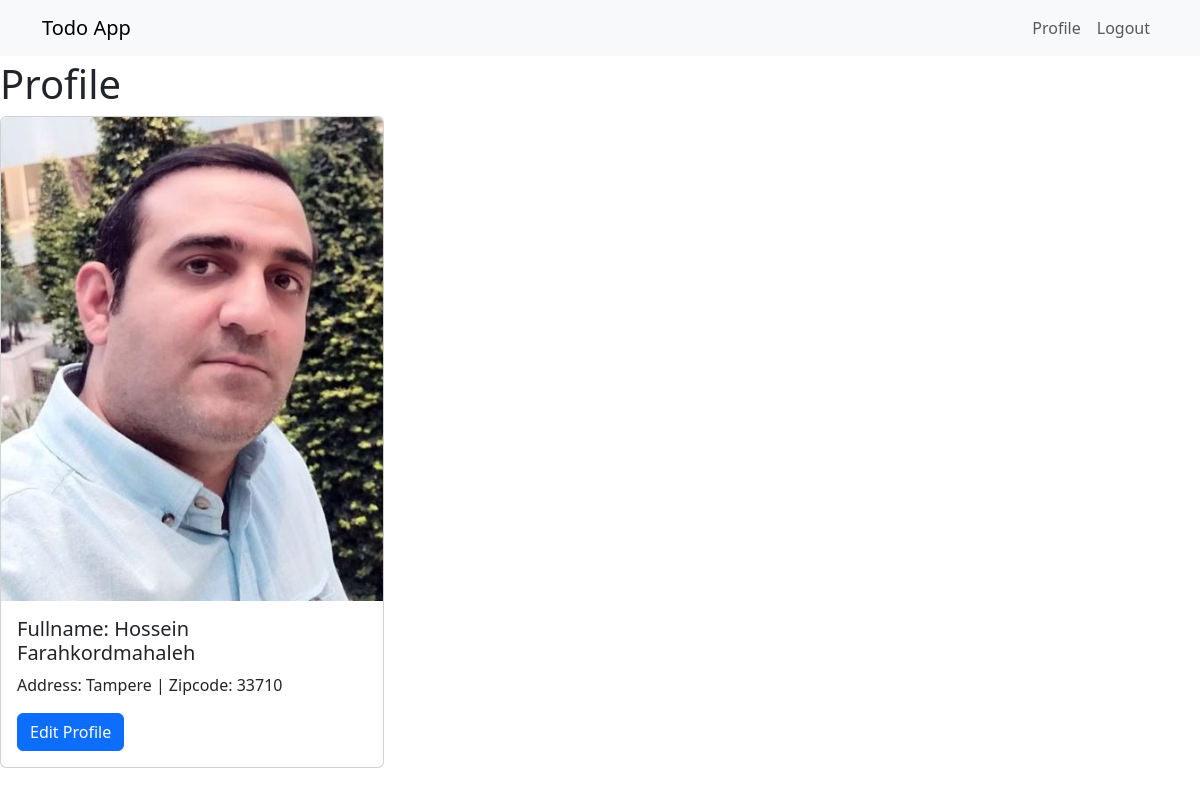
Screenshot of /profile (signed in) with the database file from the repository.
### app/models.py (models this page shows, shortened)
class User(UserMixin , db.Model):
    __tablename__ = 'users'
    id: so.Mapped[int] = so.mapped_column(sa.Integer, primary_key=True)
    firstname: so.Mapped[str] = so.mapped_column(sa.String(64), index=True)
    lastname: so.Mapped[str] = so.mapped_column(sa.String(64), index=True)
    email: so.Mapped[str] = so.mapped_column(sa.String(120), index=True, unique=True)
    password_hash: so.Mapped[str] = so.mapped_column(sa.String(256))
    image: so.Mapped[Optional[str]] = so.mapped_column(sa.String(255), default='default.jpg')
    address: so.Mapped[str] = so.mapped_column(sa.String(255))
    zipcode: so.Mapped[str] = so.mapped_column(sa.String(5))
    phone: so.Mapped[str] = so.mapped_column(sa.String(15), unique=True)
    is_admin: so.Mapped[bool] = so.mapped_column(sa.Boolean, default=False)
    is_active: so.Mapped[bool] = so.mapped_column(sa.Boolean, default=True)
    last_login: so.Mapped[Optional[sa.DateTime]] = so.mapped_column(sa.DateTime, default=lambda: datetime.now(timezone.utc))
    created_at: so.Mapped[sa.DateTime] = so.mapped_column(sa.DateTime, default=lambda: datetime.now(timezone.utc))
    updated_at: so.Mapped[sa.DateTime] = so.mapped_column(sa.DateTime, default=lambda: datetime.now(timezone.utc), onupdate=lambda: datetime.now(timezone.utc))

### app/routes.py (the view)
@app.route('/profile')
@login_required
def profile():
    return render_template('profile.html', title='Profile', user=current_user)

### app/routes.py (called while the page is built)
@login.user_loader
def load_user(id):
    return User.query.get(int(id))

@app.before_request
def before_request():
    if current_user.is_authenticated:
        current_user.last_login = datetime.now(timezone.utc)
        db.session.commit()

### app/templates/profile.html
{% extends 'base.html' %} {% block content %}
<h1>Profile</h1>
<div class="row d-flex justify-content-start">
  <div class="col-md-4">
    <div class="card">
        <img src="{{url_for('static', filename='uploads/users/' + current_user.image)}}" class="card-img-top" alt="Profile Picture"">
        <div class="card-body">
            <h5 class="card-title">Fullname: {{current_user.firstname}} {{current_user.lastname}}</h5>
            <p class="card-text">Address: {{current_user.address}} | Zipcode: {{current_user.zipcode}}</p>
            <a href="{{url_for('edit_profile')}}" class="btn btn-primary">Edit Profile</a>
        </div>
    </div>
    </div>
</div>
{% endblock %}

### rows the page displays
User: image (picture), firstname "Hossein", lastname "Farahkordmahaleh", address "Tampere", zipcode "33710"
